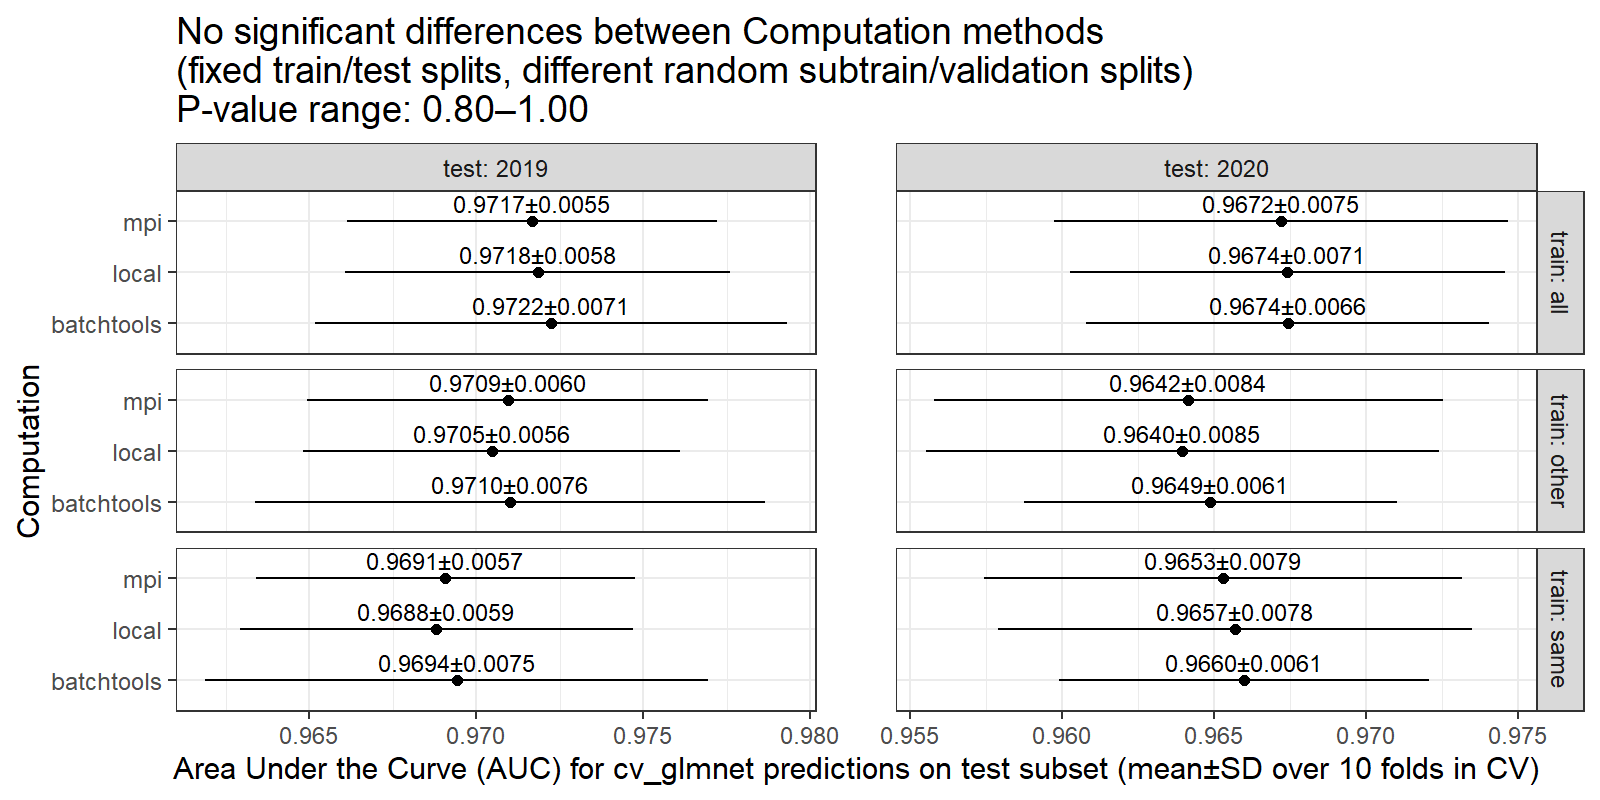

The script that saved this image:
library(data.table)
library(ggplot2)
compare_dt <- nc::capture_first_glob(
  "*.csv",
  "NSCH_",
  computation="[^.]+",
  READ=function(f)fread(f)[, .(
    learner_id, train.subsets, test.subset, test.fold,
    AUC=classif.auc, accuracy=classif.acc)])

ucomp <- sort(unique(compare_dt$computation))
yfac <- function(x)factor(x, c(
  ##"",
  ucomp))
compare_dt[, let(
  Computation = yfac(computation),
  train=train.subsets,
  test=test.subset
)][]
compare_stats <- dcast(
  compare_dt,
  Computation+train+test~.,
  list(mean,sd,length),
  value.var="AUC")

compare_wide <- dcast(
  compare_dt,
  train+test+test.fold~computation,
  value.var=c("AUC", "accuracy"))
compare_long <- melt(
  compare_wide,
  measure.vars=paste0("AUC_", ucomp[-1]),
  value.name = "AUC_compare",
  variable.name="compare")
test_dt <- compare_long[, {
  AUC_ref <- .SD[[paste0("AUC_", ucomp[1])]]
  tlist <- t.test(AUC_compare, AUC_ref, paired=TRUE)
  with(tlist, data.table(p.value, N=.N))
}, by=.(train, test, compare)]

gg <- ggplot()+
  theme_bw()+
  theme(panel.spacing.x=grid::unit(2, "lines"))+
  test_dt[, ggtitle(sprintf("No significant differences between Computation methods\n(fixed train/test splits, different random subtrain/validation splits)\nP-value range: %.2f–%.2f", min(p.value), max(p.value)))]+
  geom_point(aes(
    AUC_mean, Computation),
    data=compare_stats)+
  geom_text(aes(
    AUC_mean, Computation, label=sprintf(
      "%.4f±%.4f", AUC_mean, AUC_sd)),
    vjust=-0.5,
    size=3,
    data=compare_stats)+
  geom_segment(aes(
    AUC_mean+AUC_sd, Computation,
    xend=AUC_mean-AUC_sd, yend=Computation),
    data=compare_stats)+
  scale_y_discrete(
    "Computation",
    drop=FALSE)+
  scale_x_continuous(
    "Area Under the Curve (AUC) for cv_glmnet predictions on test subset (mean±SD over 10 folds in CV)")+
  facet_grid(train~test, scales="free", labeller=label_both)
png(
  "figure-compare-computation.png",
  width=8, height=4, units="in", res=200)
print(gg)
dev.off()
